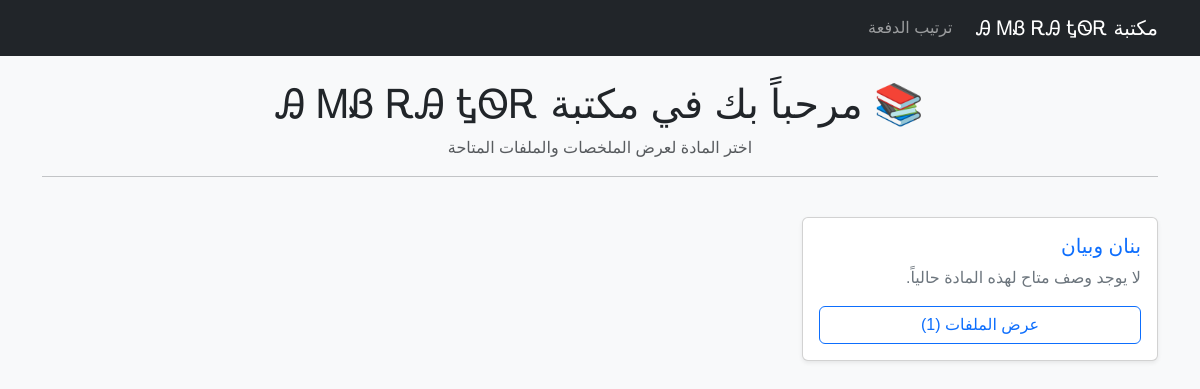
The page / on the database its author committed.
### app.py (models this page shows)
class Subject(db.Model):
    id = db.Column(db.Integer, primary_key=True)
    name = db.Column(db.String(100), nullable=False)
    description = db.Column(db.Text)
    files = db.relationship(
        'MaterialFile', backref='subject', lazy=True, cascade='all, delete'
    )

### app.py (the view)
@app.route('/')
def home():
    subjects = Subject.query.all()
    return render_template('home.html', subjects=subjects)

### app.py (called while the page is built)
@app.before_request
def track_visit():
    if not request.path.startswith('/static') and not request.path.startswith('/admin'):
        visitor_info = session.get('student_name', 'زائر عام')
        visit = VisitLog(
            visitor_type=visitor_info,
            ip_address=request.remote_addr,
            page_visited=request.path
        )
        db.session.add(visit)
        db.session.commit()

### templates/home.html
{% extends "base.html" %}
{% block content %}
<div class="row">
    <div class="col-12 text-center mb-4">
        <h1>📚 مرحباً بك في مكتبة Ꭿ ᎷᏰ ᎡᎯ ᎿᏫᎡ </h1>
        <p class="text-muted">اختر المادة لعرض الملخصات والملفات المتاحة</p>
        <hr>
    </div>
</div>
<div class="row">
    {% if subjects %}
        {% for subject in subjects %}
        <div class="col-md-4 mb-3">
            <div class="card shadow-sm h-100">
                <div class="card-body d-flex flex-column">
                    <h5 class="card-title text-primary">{{ subject.name }}</h5>
                    <p class="card-text text-secondary">{{ subject.description or 'لا يوجد وصف متاح لهذه المادة حالياً.' }}</p>
                    <div class="mt-auto">
                        <a href="{{ url_for('subject_detail', subject_id=subject.id) }}" class="btn btn-outline-primary w-100">عرض الملفات ({{ subject.files|length }})</a>
                    </div>
                </div>
            </div>
        </div>
        {% endfor %}
    {% else %}
        <div class="col-12 text-center">
            <div class="alert alert-warning">
                لا توجد مواد دراسية مضافة حتى الآن. يمكنك إضافتها عبر <a href="{{ url_for('admin') }}" class="alert-link">لوحة التحكم</a>.
            </div>
        </div>
    {% endif %}
</div>
{% endblock %}

### templates/base.html (style rules this page uses)
body { font-family: Tahoma, sans-serif; background-color: #f8f9fa; }

### rows shown on the page
Subject: name "بنان وبيان", description "لا يوجد وصف متاح لهذه المادة حالياً.", files|length "1"
